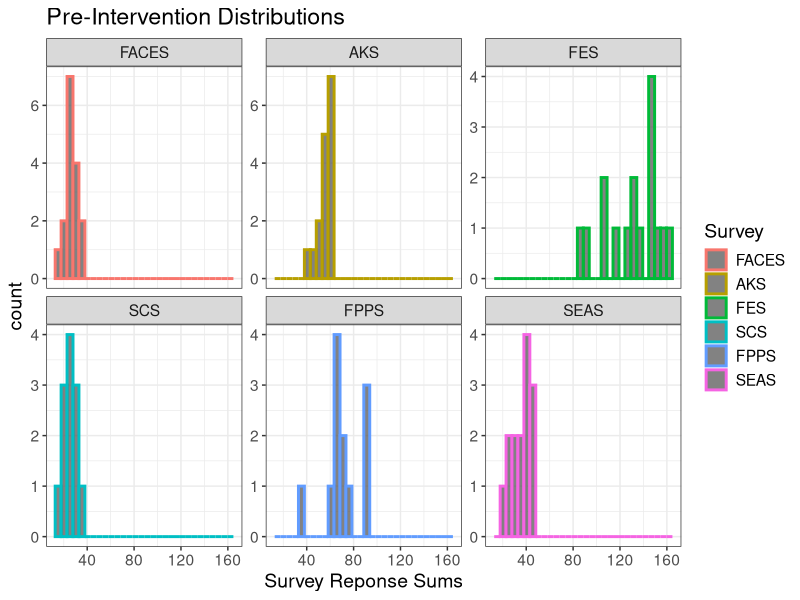
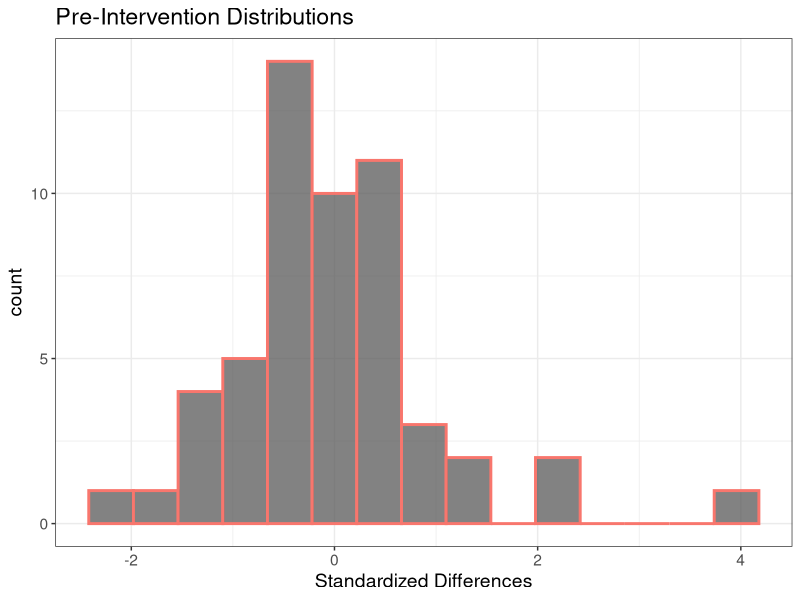
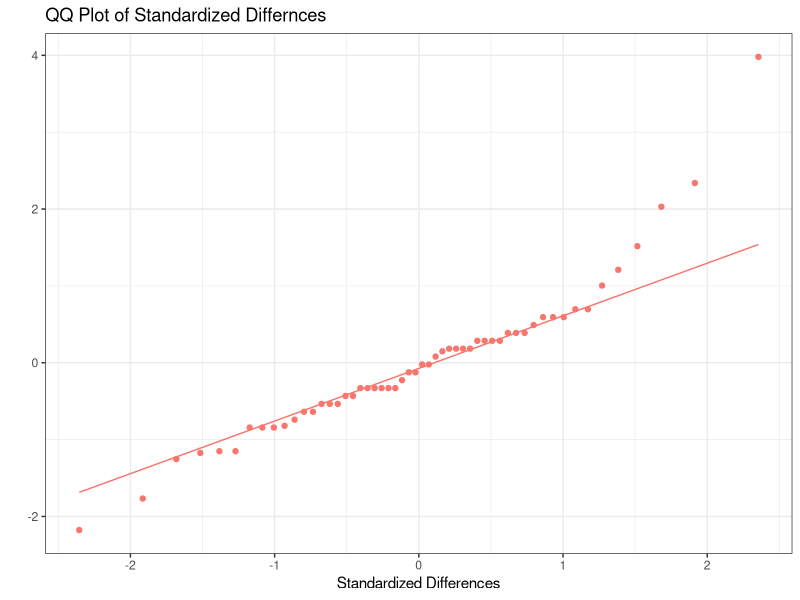

R code for these plots, in order:
## ---- chunk 1
library(tidyverse)
theme_set(theme_bw())
## ---- chunk 2
#Import file of clean data
faces <- read_csv('../../Data/cleaned_FACES_data.csv', col_types = c('ffffdf'))

#Gruup data into sums
faces_sum <- faces %>% 
  group_by(Group, `Participant #`, Time, Survey) %>%
  summarise(resp = sum(Response)) %>%
  ungroup()

## ---- chunk 3
#faces pre
faces_pre <- faces_sum %>% filter(Time == 'Pre')

#Plot histogram of pre sums by survey
faces_pre %>%
  ggplot(aes(x = resp)) +
  geom_histogram(aes(color = Survey),
            size = 1, alpha = .75) +
  facet_wrap(Survey ~., scales = 'free_y') +
  labs(x = "Survey Reponse Sums",
       title = "Pre-Intervention Distributions") +
  theme(text = element_text(size = 14))

## ---- chunk 4
#Pivote wider so that we can get differences between pre-post
wider <- faces_sum %>% 
  pivot_wider(id_cols = c('Participant #', 'Survey', 'Group'), 
              names_from = contains(c('Time')),
              values_from = c(resp)) %>%
              filter(Group == 'Experimental')

wider$diff <- wider$Post - wider$Pre


wider %>%
  ggplot(aes(x = scale(diff))) +
  geom_histogram(aes(color='red'),
                size = 1, alpha = .75, bins = 15) +
  theme(legend.position = "none") +
  labs(x = "Standardized Differences",
       title = "Pre-Intervention Distributions") +
  theme(text = element_text(size = 14))

## ---- chunk 5
wider %>%
  ggplot(aes(sample = scale(diff))) +
  stat_qq(aes(color='darkred')) + stat_qq_line(aes(color='darkred')) +
  theme(legend.position = "none") +
  labs(x = "Standardized Differences",
       title = "QQ Plot of Standardized Differnces", y = '')

